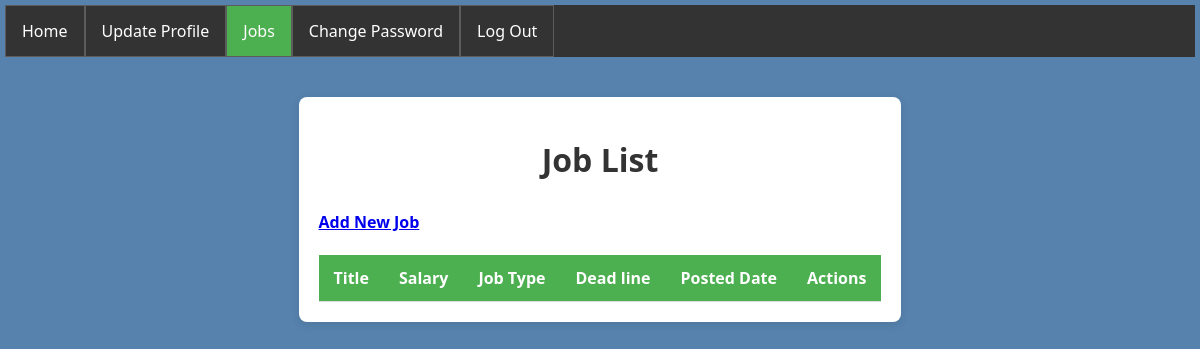
Before: /employer/jobPost/ (signed in) with the older database file.
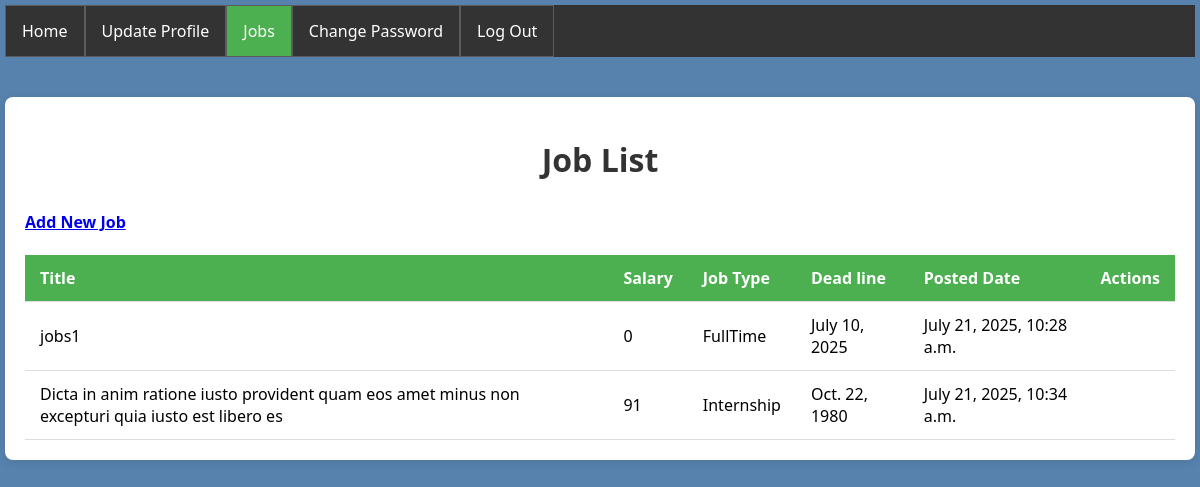
After: the same page with the newer database file.
### employer_app/models.py (models this page shows)
class jobModel(models.Model):
    employer = models.ForeignKey(employerProfileModel, on_delete = models.CASCADE, null = True)
    title = models.CharField(max_length = 100, null = True)
    description = models.TextField(null = True)
    requirements = models.TextField(null = True)
    salary = models.IntegerField(null = True)
    TYPE = [
        ('FullTime','Full Time'),
        ('Remote','Remote'),
        ('Internship','Internship')
    ]
    jobType = models.CharField(choices = TYPE, max_length = 100, null = True)
    deadline = models.DateField(null = True)
    postedDate = models.DateTimeField(auto_now_add = True, null = True)

### employer_app/views.py (the view)
# urls.py: path('jobPost/', jobPost, name='jobPost'),
def jobPost(req):
    profile = employerProfileModel.objects.filter(employerUser=req.user).first()
    if not profile:
        return redirect('updateProfiles')
    data = jobModel.objects.filter(employer=profile)
    context={
        'data':data
    }
    if not data:
        data = jobModel.objects.create(employer=profile)
    return render(req, 'jobPost.html', context)

### employer_app/templates/jobPost.html (shortened to what this page needs)
{% extends "master.html" %}
{% block jobPost %}class="active"{% endblock jobPost %}
{% block body %}
{% load static %}
<div class="container">
    <h1>Job List</h1>
    <h4><a href="{% url 'addJob' %}">Add New Job</a></h4>
    <table>
        <tr>
            <th>Title</th>
            <th>Salary</th>
            <th>Job Type</th>
            <th>Dead line</th>
            <th>Posted Date</th>
            <th>Actions</th>
        </tr>
        {% if data is None %}
        <td colspan="6" style="text-align: center; color: #999; padding: 20px;">No Job Post found.</td>
        {% else %}
        {% for i in data %}
        {% if i.title is not None %}
        <tr>
            <td>{{ i.title }}</td>
            <td>{{ i.salary }}</td>
            <td>{{ i.jobType }}</td>
            <td>{{ i.deadline }}</td>
            <td>{{ i.postedDate }}</td>
            <td>
            </td>
        </tr>
        {% endif %}
        {% endfor %}
        {% endif %}
    </table>
</div>
{% endblock body %}

### users_auth_app/templates/master.html (shortened to what this page needs)
<!DOCTYPE html>
<html>
    <head>
    </head>
    <body>
    <ul>
        <li><a {% block nav_home %}{% endblock nav_home %} href="{% url 'index' %}">Home</a></li>
        {% if user.userTypes == 'Employer' %}
        <li><a {% block updateProfiles %}{% endblock updateProfiles %} href="{% url 'updateProfiles' %}">Update Profile</a></li>
        <li><a {% block jobPost %}{% endblock jobPost %} href="{% url 'jobPost' %}">Jobs</a></li>
        {% endif %}
        <li><a {% block nav_change_password %}{% endblock nav_change_password %} href="{% url 'changePassword' %}">Change Password</a></li>
        <li><a href="{% url 'logOut' %}">Log Out</a></li>
    </ul>
    {% block body %}
    {% endblock body %}
    </body>
</html>

### users_auth_app/templates/master.html (style rules this page uses)
body { font-family: 'Segoe UI', sans-serif; background-color: #f5f7fa; margin: 0; padding: 0; background: #5682ad; margin: 5px; }
ul { list-style-type: none; margin: 0; padding: 0; overflow: hidden; background-color: #333; }
li { float: left; border: 1px solid rgba(255, 255, 255, 0.2); }
li a { display: block; color: white; text-align: center; padding: 14px 16px; text-decoration: none; }
a.active { background-color: #4CAF50; color: white; }

### employer_app/templates/jobPost.html (style rules this page uses)
.container { max-width: fit-content; margin: 40px auto; padding: 20px; background: #fff; border-radius: 8px; box-shadow: 0 2px 10px rgba(0,0,0,0.1); }
h1 { text-align: center; color: #333; margin-bottom: 30px; }
table { width: 100%; border-collapse: collapse; }
th { background-color: #4CAF50; color: white; padding: 12px 15px; text-align: left; border-bottom: 1px solid #ddd; }
td { padding: 12px 15px; text-align: left; border-bottom: 1px solid #ddd; }

Changed rows visible on the page:
added jobModel: title "jobs1", salary "0", jobType "FullTime", deadline "July 10, 2025", postedDate "July 21, 2025, 10:28 a.m."
added jobModel: title "Dicta in anim ratione iusto provident quam eos amet minus non excepturi quia iusto est libero es", salary "91", jobType "Internship", deadline "Oct. 22, 1980", postedDate "July 21, 2025, 10:34 a.m."
